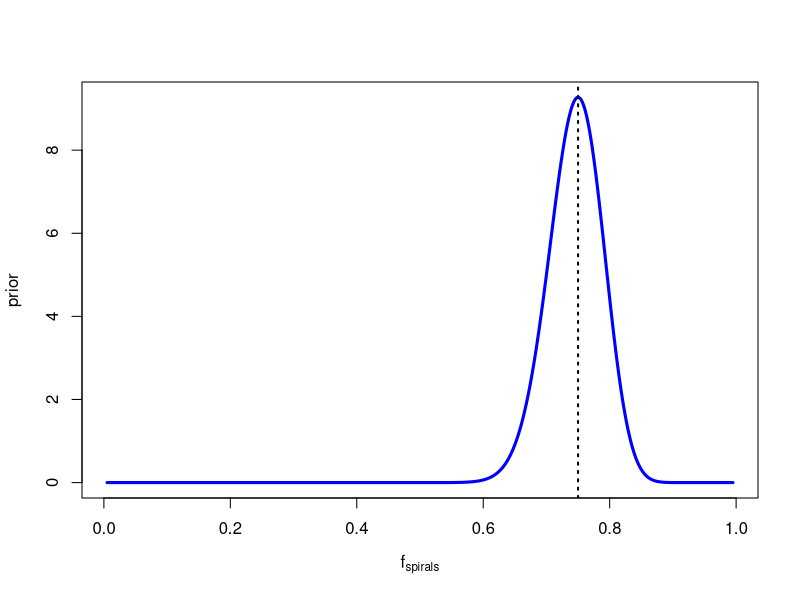
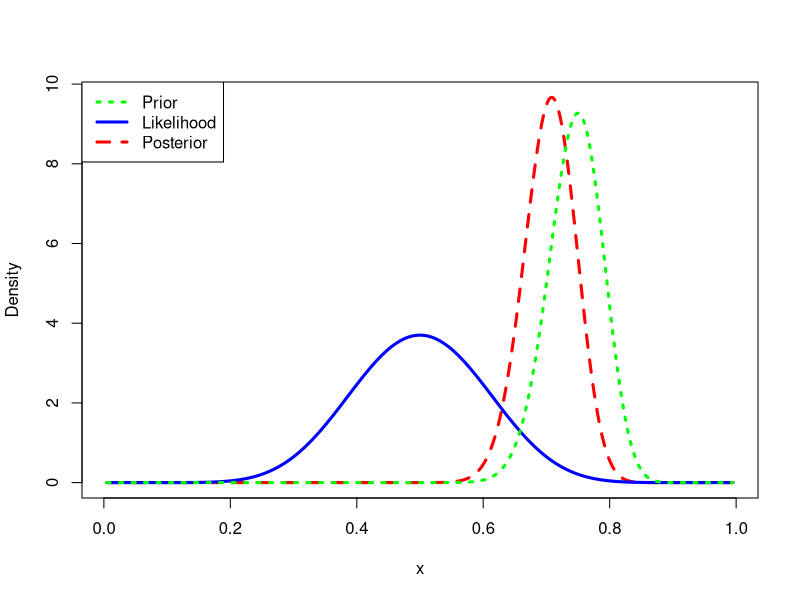
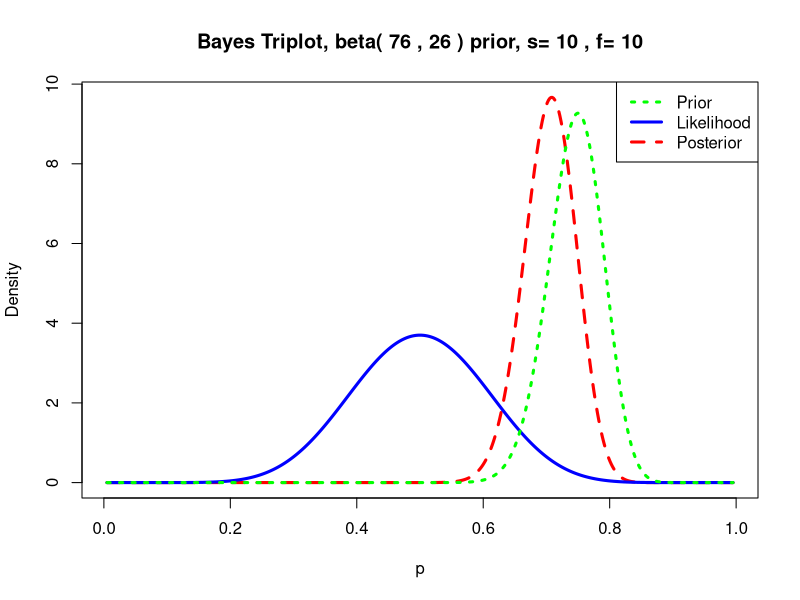
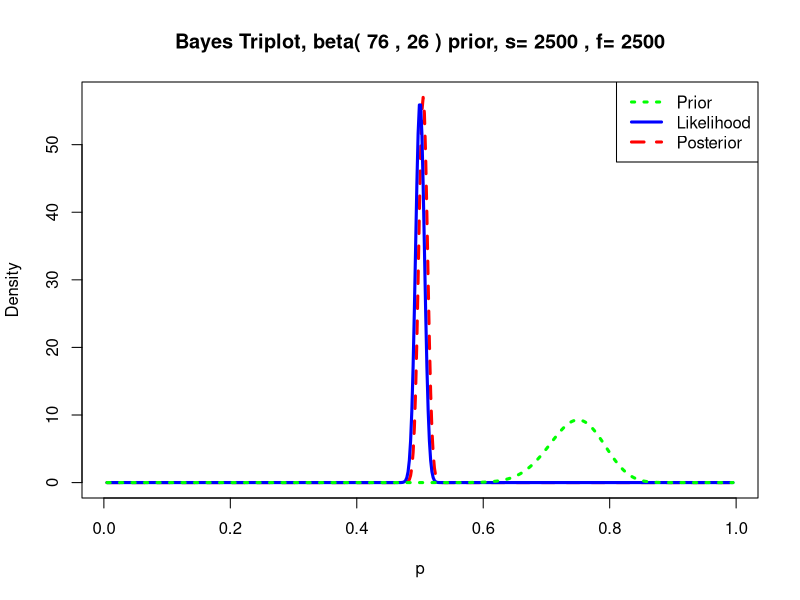

Write the R code that produced these figures, in order.

require(LearnBayes)
# Previous knowledge

# Sample size
nobs <- 100

# 75% are spiral

#Prior
alpha <- 1+0.75*100
beta  <- 1+(1-0.75)*100

#Plot prior
x<-seq(.005, .995, length=500)
y<-dbeta(x, alpha,beta)
plot(x,y, type="l",ylab="prior",xlab=expression(f[spirals]),col="blue",lwd=3)
abline(v=0.75,lty=3,lwd=2)




spirals<-0.5*20
nospirals <- 0.5*20

x = seq(0.005, 0.995, length = 500)
prior=dbeta(x,alpha,beta)
like=dbeta(x,spirals+1,nospirals+1)
post=dbeta(x,alpha+spirals, beta+nospirals)
  
m=max(c(prior,like,post))
  
plot(x,post,type="l", ylab="Density", lty=2, lwd=3,
ylim=c(0,m),col="red")
lines(x,like,lty=1, lwd=3,col="blue")
lines(x,prior,lty=3, lwd=3,col="green")
legend("topleft",c("Prior","Likelihood","Posterior"),
lty=c(3,1,2), lwd=c(3,3,3), col=c("green","blue","red"))
  


prior = c(76,26)
# New observation
# 50% are spirals
# spirals  = 10
# others = 10

data <- c(10,10)

triplot(prior,data,where="topright")


# Larger data 5000

data <- c(2500,2500)

triplot(prior,data,where="topright")
